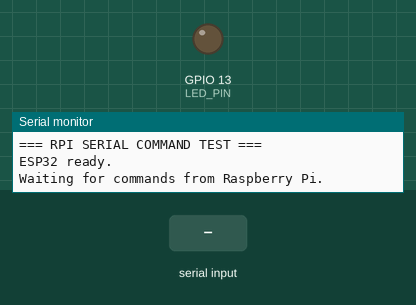
Simulated run of this sketch. Board: ESP32. Parts: output pins drawn as LEDs (lit = HIGH), the last lines printed to the serial monitor. The test bench sets the inputs (shaded band).

Above: at 3.2 s.
3.3 s: "l\n" received over Serial
At 4.2 s:
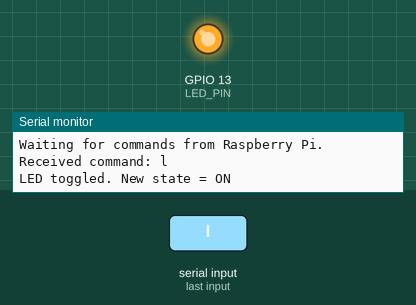
4.8 s: "p\n" received over Serial
6.3 s: "s\n" received over Serial
Timing chart, 0 to 9.3 s (numbered marks = the images above; inputs shaded):
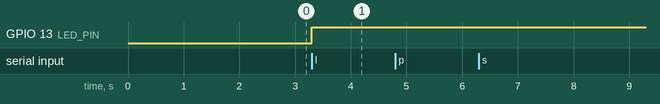

The sketch:

06_rpi_serial_command_test.ino
```cpp
// 06_rpi_serial_command_test.ino
// Adafruit ESP32 Feather HUZZAH
// Raspberry Pi 5 sends commands to ESP32 over USB serial
// Serial baud: 115200
//
// Purpose:
// Test that Raspberry Pi can send serial commands to ESP32 over USB
// and receive replies from the ESP32.
//
// This test does not run the motors.
//
// Raspberry Pi sends:
// p = ping test
// s = status test
// l = toggle onboard LED
// z = reset command counter

const int LED_PIN = 13;  // Adafruit ESP32 Feather HUZZAH onboard LED

bool ledState = false;

unsigned long commandCounter = 0;
unsigned long lastCommandTime = 0;

void resetCommandCounter()
{
  commandCounter = 0;
  lastCommandTime = millis();

  Serial.println("Command counter reset.");
}

void handleCommand(String command)
{
  command.trim();

  if (command.length() == 0)
  {
    return;
  }

  commandCounter++;
  lastCommandTime = millis();

  Serial.print("Received command: ");
  Serial.println(command);

  if (command == "p")
  {
    Serial.println("PONG");
  }
  else if (command == "s")
  {
    Serial.println();
    Serial.println("=== STATUS ===");

    Serial.print("Serial baud = ");
    Serial.println(115200);

    Serial.print("Command counter = ");
    Serial.println(commandCounter);

    Serial.print("Last command time ms = ");
    Serial.println(lastCommandTime);

    Serial.print("LED state = ");
    if (ledState)
    {
      Serial.println("ON");
    }
    else
    {
      Serial.println("OFF");
    }

    Serial.println("USB serial link = OK");
    Serial.println();
  }
  else if (command == "l")
  {
    ledState = !ledState;
    digitalWrite(LED_PIN, ledState ? HIGH : LOW);

    Serial.print("LED toggled. New state = ");
    if (ledState)
    {
      Serial.println("ON");
    }
    else
    {
      Serial.println("OFF");
    }
  }
  else if (command == "z")
  {
    resetCommandCounter();
  }
  else
  {
    Serial.println("Unknown command.");
  }
}

void setup()
{
  Serial.begin(115200);
  delay(2000);

  pinMode(LED_PIN, OUTPUT);
  digitalWrite(LED_PIN, LOW);

  lastCommandTime = millis();

  Serial.println();
  Serial.println("=== RPI SERIAL COMMAND TEST ===");
  Serial.println("ESP32 ready.");
  Serial.println("Waiting for commands from Raspberry Pi.");
  Serial.println();
}

void loop()
{
  if (Serial.available())
  {
    String command = Serial.readStringUntil('\n');
    handleCommand(command);
  }
}
```

Measured:
- after the input at 3.3 s, GPIO 13 (LED_PIN): LOW → HIGH at once
